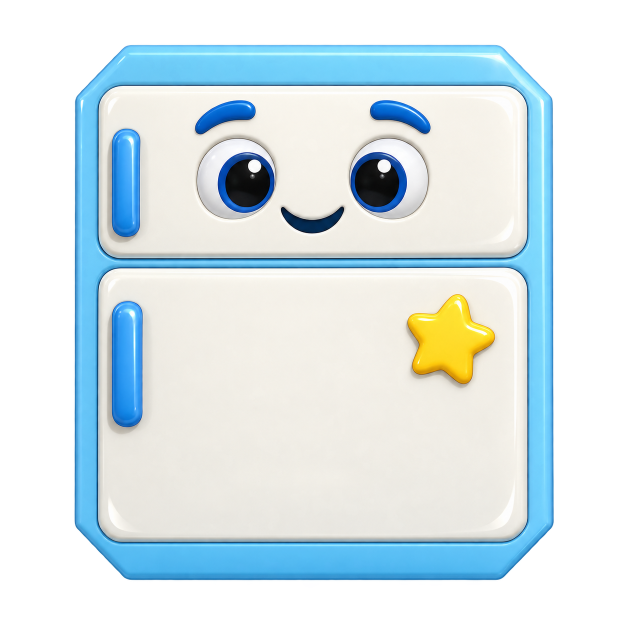
#> input picture preparation/design/difficulty-r1/fridge-r2/generated/fridge.png, 1254 x 1254 px (shown at 1/2 size); its folder holds 2 pictures in this run
$ python prepare_assets.py
#> lines starting #> are read from the running program, lines starting #| are printed output that depends on the picture; after the words box and inside, x2 and y2 are one past the last pixel; in counts of white or black regions, pixels touching at a corner belong together
"""Local, deterministic candidate cleanup and alpha-based geometry. No generated subject drawing."""
from pathlib import Path
from collections import deque
import hashlib,json,math
import numpy as np
from PIL import Image,ImageDraw,ImageFilter
ROOT=Path(__file__).resolve().parent
# Source pixel vertices selected on alpha >= 128. Flat edges vary only 1-2 source
# pixels; corner curvature and the fridge's small plinth recess are retained.
SPECS={ 'fridge':{'name':'冰箱 R2 单凸形','size_axis':'width','size':110,'points':[[260,90],[993,90],[1105,202],[1106,1046],[994,1159],[260,1159],[149,1040],[150,204]],'surfaces':{'top':[[260,90],[993,90]],'foot':[[260,1159],[994,1159]]}} }
def hashfile(p):return hashlib.sha256(p.read_bytes()).hexdigest()
def main_component(mask):
 # All three strong-alpha silhouettes are solid. Flood from a guaranteed interior
 # pixel; this removes tiny disconnected generator fringe, never repairs a shape.
 ys,xs=np.where(mask); seed=(int(ys[len(ys)//2]),int(xs[len(xs)//2]));h,w=mask.shape
 seen=np.zeros_like(mask);q=deque([seed]);seen[seed]=1
 while q:
  y,x=q.popleft()
  for dy,dx in ((1,0),(-1,0),(0,1),(0,-1)):
   yy,xx=y+dy,x+dx
   if 0<=yy<h and 0<=xx<w and mask[yy,xx] and not seen[yy,xx]:seen[yy,xx]=1;q.append((yy,xx))
 return seen
rows=[];checks=[];audit=[]
for slug,spec in SPECS.items():
 raw=ROOT/'generated'/f'{slug}.png';im=Image.open(raw).convert('RGBA');arr=np.array(im);original_alpha=arr[:,:,3].copy();strong=original_alpha>=128
#> further down, im is the input picture: PIL image 1254x1254 RGBA; mean R, G, B, A 122.7, 138.6, 143.5, 160.9
#> after `original_alpha = arr[:, :, 3].copy()`:
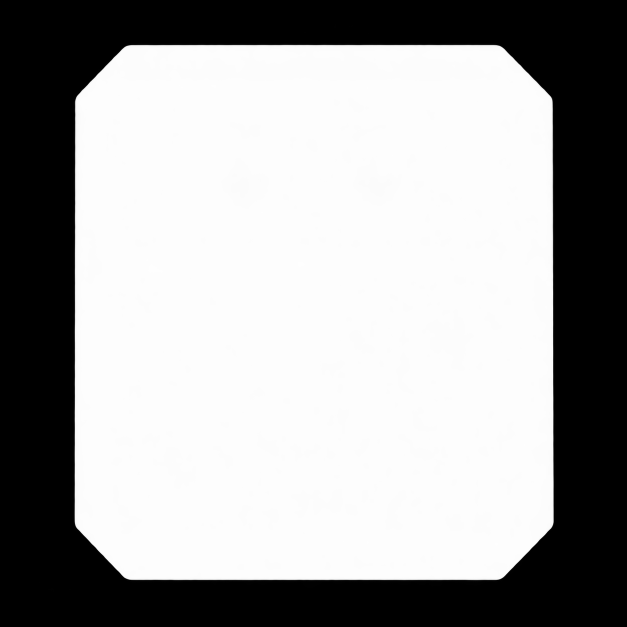
#> original_alpha: shape (1254, 1254) (shown at 1/2 size); min 0, max 255, mean 160.9
#> after `strong = original_alpha >= 128`: strong: shape (1254, 1254) bool; 63.6% white; 1 black region, box (x1, y1, x2, y2) and area: (0, 0, 1254, 1254) 571656
 main=main_component(strong)
#> in main_component, `seed = (int(ys[len(ys) // 2]), int(xs[len(xs) // 2]))`: seed = (625, 322)
#> the loop in main_component, `while q:` made 1000860 passes
#> (y, x) on passes 1 to 3: (625, 322), (626, 322), (624, 322)
 keep=np.array(Image.fromarray(main.astype('uint8')*255).filter(ImageFilter.MaxFilter(5)))>0
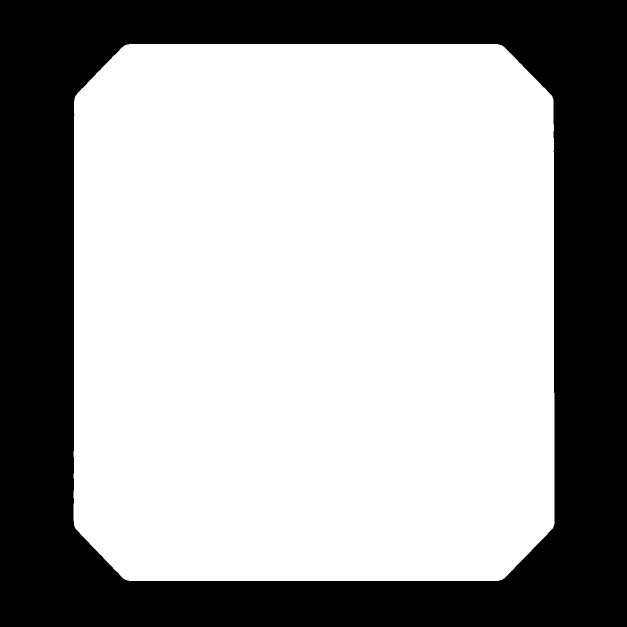
#> keep: shape (1254, 1254) bool (shown at 1/2 size); 64.2% white; 1 black region, box (x1, y1, x2, y2) and area: (0, 0, 1254, 1254) 563504
 arr[:,:,3]=np.where(keep,original_alpha,0)
#> arr: shape (1254, 1254, 4); 0.62% of pixels changed, all inside (x1, y1, x2, y2) = (0, 24, 1234, 1188)
 # No RGB subject edits and no alpha increase; only disconnected exterior cleanup.
 cleaned=Image.fromarray(arr);b=cleaned.getbbox();pad=6;box=(max(0,b[0]-pad),max(0,b[1]-pad),min(im.width,b[2]+pad),min(im.height,b[3]+pad));out=cleaned.crop(box)
#> after `b = cleaned.getbbox()`: b = (147, 88, 1109, 1162)
#> after `box = (max(0, b[0] - pad), max(0, b[1] - pad), min(im.width, b[2] + pa`: box = (141, 82, 1115, 1168)
 op=ROOT/'assets'/f'object_{slug}.png';out.save(op)
 nxt=Image.new('RGBA',out.size,(218,235,255,0));nxt.putalpha(out.getchannel('A'));npth=ROOT/'assets'/f'next_{slug}.png';nxt.save(npth)
#> after `nxt.putalpha(out.getchannel('A'))`:
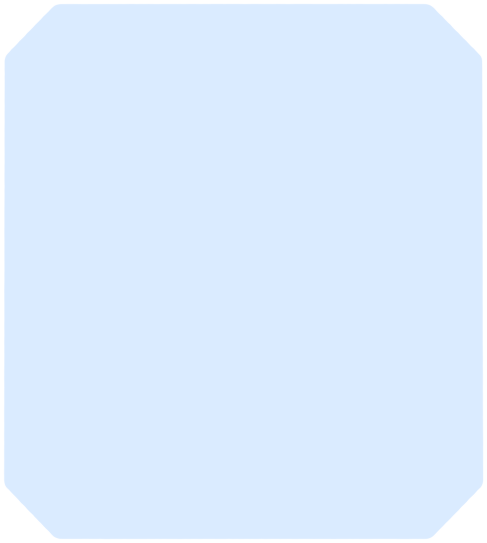
#> nxt: PIL image 974x1086 RGBA (shown at 1/2 size); mean R, G, B, A 218, 235, 255, 239.2; transparent parts drawn white
 pts=[[x-box[0],y-box[1]] for x,y in spec['points']];xs=[p[0] for p in pts];ys=[p[1] for p in pts];cx=(min(xs)+max(xs))/2;cy=(min(ys)+max(ys))/2
#> after `pts = [[x - box[0], y - box[1]] for x, y in spec['points']]`: pts = [[119, 8], [852, 8], [964, 120], [965, 964], [853, 1077], [119, 1077], [8, 958], [9, 122]]
#> after `xs = [p[0] for p in pts]`: xs = [119, 852, 964, 965, 853, 119, 8, 9]
#> after `ys = [p[1] for p in pts]`: ys = [8, 8, 120, 964, 1077, 1077, 958, 122]
#> after `cx = (min(xs) + max(xs)) / 2`: cx = 486.5
#> after `cy = (min(ys) + max(ys)) / 2`: cy = 542.5
 scale=spec['size']/((max(xs)-min(xs)) if spec['size_axis']=='width' else (max(ys)-min(ys)))
#> scale = 0.115
 world=[[round((x-cx)*scale,6),round((cy-y)*scale,6)] for x,y in pts]
#> world = [[-42.24, 61.44], [42.01, 61.44], [54.89, 48.56], [55, -48.45], [42.13, -61.44], [-42.24, -61.44], [-55, -47.76], [-54.89, 48.33]]
 signed_area=sum(p[0]*q[1]-q[0]*p[1] for p,q in zip(world,world[1:]+world[:1]))/2
#> signed_area = -13165.4
 if signed_area<0:world.reverse()
 surfaces={k:{'pixel_segment':[[p[0]-box[0],p[1]-box[1]] for p in v],'width_world':round((v[1][0]-v[0][0])*scale,6),'y_world':round((cy-(v[0][1]-box[1]))*scale,6)} for k,v in spec['surfaces'].items()}
#> surfaces = 2 items
 row={'slug':slug,'kind':slug,'name':spec['name'],'status':'self_checked_candidate_pending_runtime_balance','width':round((max(xs)-min(xs))*scale,6),'height':round((max(ys)-min(ys))*scale,6),'spriteWidth':round(out.width*scale,6),'spriteHeight':round(out.height*scale,6),'spriteOffset':[round((out.width/2-cx)*scale,6),round((cy-out.height/2)*scale,6)],'outline':world,'outline_winding':'counter_clockwise','outline_area_world_squared':round(abs(signed_area),6),'source_outline_px':pts,'raw_source_outline_px':spec['points'],'pixel_to_world':scale,'sprite_path':str(op),'next_path':str(npth),'measurements':surfaces,'size_selection':f"Uniform source-pixel scale; selected {spec['size_axis']} {spec['size']} world units; no horizontal stretching."}
 rows.append(row)
 a=np.array(out.getchannel('A'))>=128;mask=Image.new('1',out.size);ImageDraw.Draw(mask).polygon([tuple(p) for p in pts],fill=1);m=np.array(mask,dtype=bool)
#> after `a = np.array(out.getchannel('A')) >= 128`: a: shape (1086, 974) bool; 94.6% white; 1 black region, box (x1, y1, x2, y2) and area: (0, 0, 974, 1086) 56904
#> after `mask = Image.new('1', out.size)`: mask: PIL image 974x1086 1; every value is 0
#> after `ImageDraw.Draw(mask).polygon([tuple(p) for p in pts], fill=1)`:
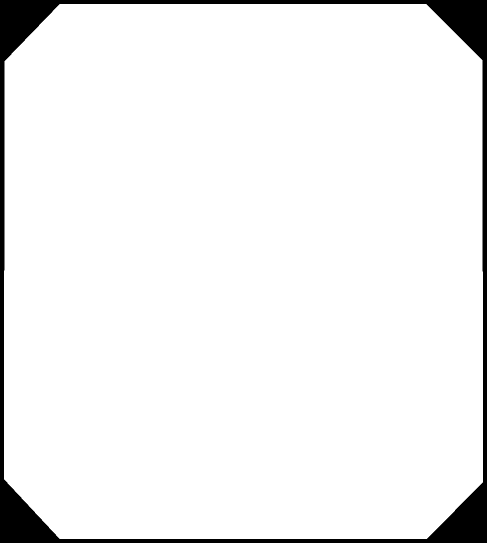
#> mask: PIL image 974x1086 1 (shown at 1/2 size); 94.4% white; 1 black region, box (x1, y1, x2, y2) and area: (0, 0, 974, 1086) 59469
 edge=a.copy();edge[1:-1,1:-1]&=~(a[:-2,1:-1]&a[2:,1:-1]&a[1:-1,:-2]&a[1:-1,2:]);ey,ex=np.where(edge);coords=np.column_stack([ex,ey]);mind=np.full(len(coords),np.inf)
#> after `edge[1:-1, 1:-1] &= ~(a[:-2, 1:-1] & a[2:, 1:-1] & a[1:-1, :-2] & a[1:`:
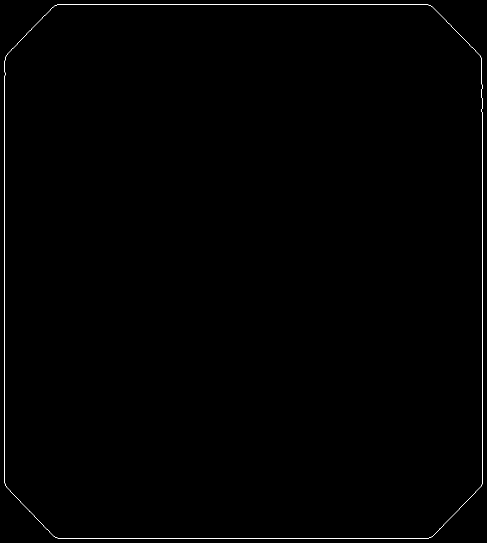
#> edge: shape (1086, 974) bool (shown at 1/2 size); 0.34% white in thin lines or dots
#> after `ey, ex = np.where(edge)`: ey = 3642 values from 8 to 1077; ex = 3642 values, max 965 at index 2149, min 8 at index 2380, mean 485.8
#> after `coords = np.column_stack([ex, ey])`: coords = 3642 pairs, first value 8 to 965, second value 8 to 1077
 for p,q in zip(pts,pts[1:]+pts[:1]):
  p=np.array(p,dtype=float);q=np.array(q,dtype=float);v=q-p;t=np.clip(((coords-p)*v).sum(axis=1)/(v*v).sum(),0,1);mind=np.minimum(mind,np.linalg.norm(coords-(p+t[:,None]*v),axis=1))
#> this loop made 8 passes
#> (p, q, v) on passes 1 to 8: ([119, 8], [852, 8], [733, 0]), ([852, 8], [964, 120], [112, 112]), ([964, 120], [965, 964], [1, 844]), ([965, 964], [853, 1077], [-112, 113]), ([853, 1077], [119, 1077], [-734, 0]), ([119, 1077], [8, 958], [-111, -119]), ([8, 958], [9, 122], [1, -836]), ([9, 122], [119, 8], [110, -114])
#> after the loop, mind = 3642 values, max 7.55 at index 2702, min 0 at index 0, mean 0.844
 def cross(p,q,r):return (q[0]-p[0])*(r[1]-p[1])-(q[1]-p[1])*(r[0]-p[0])
 n=len(pts);hits=[]
#> after `n = len(pts)`: n = 8
 for i in range(n):
  for j in range(i+1,n):
   if j in [i,(i+1)%n] or (j+1)%n==i:continue
   p,q=pts[i],pts[(i+1)%n];r,s=pts[j],pts[(j+1)%n]
   if cross(p,q,r)*cross(p,q,s)<0 and cross(r,s,p)*cross(r,s,q)<0:hits.append([i,j])
#> after the loop, hits = []
 report={'slug':slug,'simple_polygon':not hits,'self_intersections':hits,'vertices':n,'polygon_outside_alpha128_percent':round(float((m&~a).sum()/m.sum()*100),6),'alpha_outside_polygon_percent':round(float((a&~m).sum()/a.sum()*100),6),'boundary_distance_world':{'max':round(float(mind.max()*scale),6),'p95':round(float(np.percentile(mind,95)*scale),6)},'next_alpha_identical':np.array_equal(np.array(nxt)[:,:,3],np.array(out)[:,:,3]),'measurements':surfaces,'validation_boundary':'Geometry and raster checks only; engine balance must be verified separately.'}
 checks.append(report)
 bg=Image.new('RGBA',out.size,(218,235,247,255));bg.alpha_composite(out);d=ImageDraw.Draw(bg);d.line([tuple(p) for p in pts]+[tuple(pts[0])],fill=(229,38,58,255),width=3)
#> after `bg.alpha_composite(out)`:
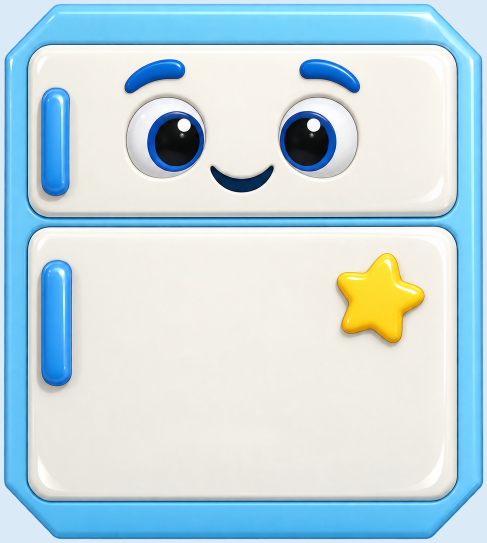
#> bg: PIL image 974x1086 RGBA (shown at 1/2 size); mean R, G, B, A 193.8, 216.4, 223.6, 255
 for p in pts:d.ellipse((p[0]-3,p[1]-3,p[0]+3,p[1]+3),fill=(229,38,58,255))
#> this loop made 8 passes
 for surface in surfaces.values():d.line([tuple(p) for p in surface['pixel_segment']],fill=(0,103,221,255),width=4)
#> this loop made 2 passes
 bg.save(ROOT/f'{slug}-geometry.png')
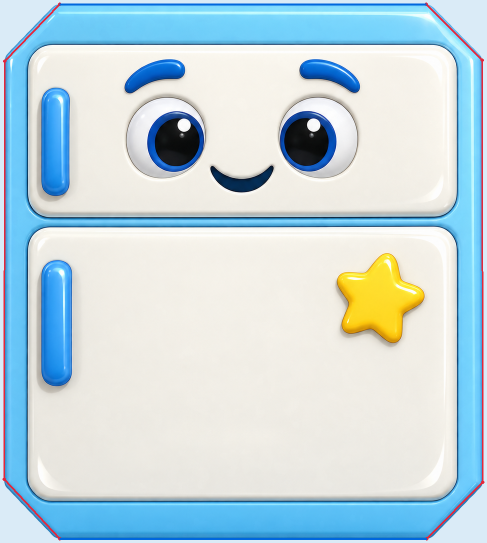
#> saved as fridge-geometry.png: PIL image 974x1086 RGBA (shown at 1/2 size); mean R, G, B, A 193.9, 215, 222.4, 255
 audit.append({'slug':slug,'generated':str(raw),'generated_sha256':hashfile(raw),'input_size':im.size,'crop_box':box,'output_size':out.size,'removed_nonzero_alpha_pixels':int(((original_alpha>0)&~keep).sum()),'strong_alpha_removed_pixels':int((strong&~main).sum()),'alpha_increased_pixels':int((arr[:,:,3]>original_alpha).sum()),'rgb_changed_pixels':0,'output':str(op),'output_sha256':hashfile(op),'next_sha256':hashfile(npth),'operations':['Keep connected strong-alpha subject plus original two-pixel antialias fringe','Remove disconnected exterior alpha pixels','Crop with six-pixel transparent margin','Make NEXT from identical final alpha; no body repainting or resizing']})
(ROOT/'GEOMETRY.json').write_text(json.dumps({'version':'difficulty-r1-fridge-r2','coordinate_system':'x-right y-up; collider bounds center at local origin; world units','assets':rows},ensure_ascii=False,indent=2)+'\n')
(ROOT/'GEOMETRY_CHECK.json').write_text(json.dumps({'status':'passed_geometry_only' if all(c['simple_polygon'] and c['next_alpha_identical'] and c['boundary_distance_world']['max']<1 for c in checks) else 'needs_review','assets':checks},ensure_ascii=False,indent=2)+'\n')
(ROOT/'PROCESSING_AUDIT.json').write_text(json.dumps({'mode':'authorized_local_alpha_cleanup_only','assets':audit},ensure_ascii=False,indent=2)+'\n')
print(json.dumps({'assets':[{k:r[k] for k in ['slug','width','height','spriteWidth','spriteHeight','spriteOffset','measurements']} for r in rows],'checks':checks},ensure_ascii=False,indent=2))
#> (printed output is left out)
